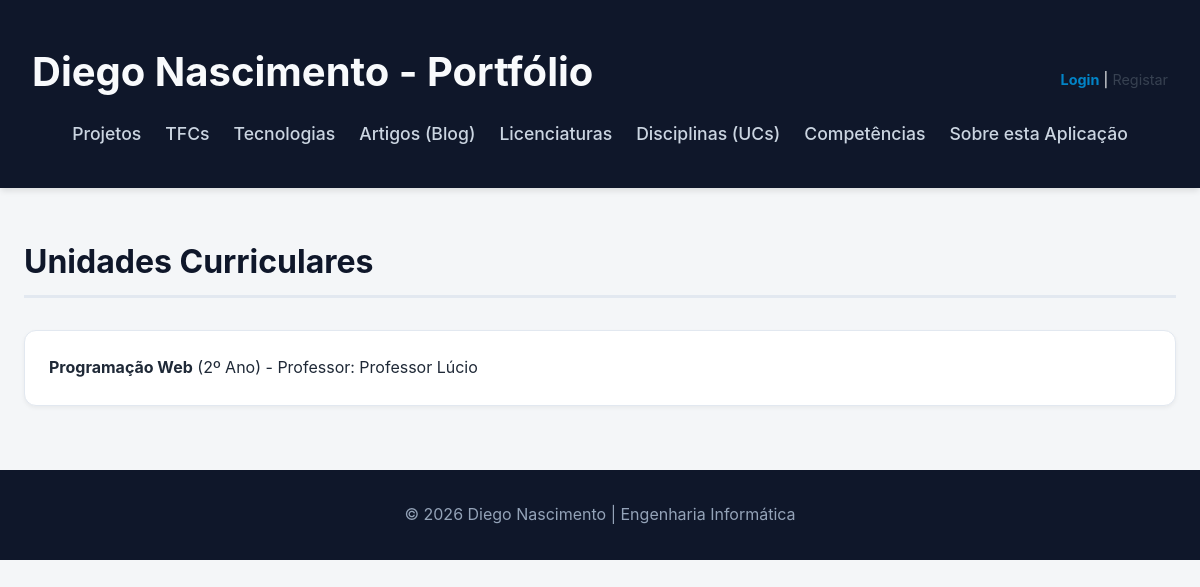
The app's page /ucs/, older data.
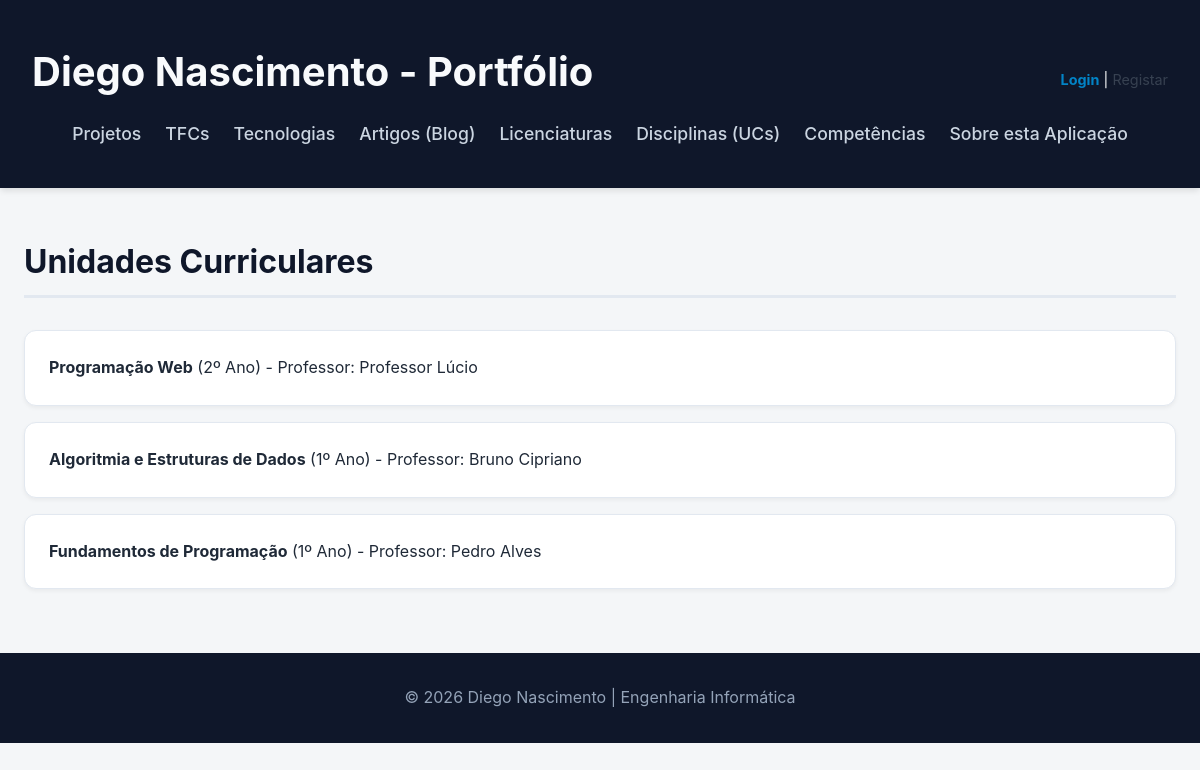
The same page, newer data.
### portfolio/models.py (models this page shows, shortened)
class UnidadeCurricular(models.Model):
    nome = models.CharField(max_length=100)
    ano_curricular = models.IntegerField()
    semestre = models.IntegerField()
    ects = models.IntegerField()
    imagem = models.ImageField(upload_to='ucs/')
    docente_nome = models.CharField(max_length=100)
    docente_link = models.URLField()
    licenciatura = models.ForeignKey(Licenciatura, on_delete=models.CASCADE, related_name='ucs')

### portfolio/views.py (the view)
# urls.py: path('ucs/', views.ucs_view, name='ucs'),
def ucs_view(request):
    ucs = UnidadeCurricular.objects.select_related('licenciatura').all()
    return render(request, 'portfolio/ucs.html', {'ucs': ucs})

### portfolio/templates/portfolio/ucs.html
{% extends "portfolio/base.html" %}
{% block content %}
    <h2>Unidades Curriculares</h2>
    <ul>
        {% for uc in ucs %}
            <li><strong>{{ uc.nome }}</strong> ({{ uc.ano_curricular }}º Ano) - Professor: {{ uc.docente_nome }}</li>
        {% endfor %}
    </ul>
{% endblock %}

Row changes from the older to the newer data that the page shows:
added UnidadeCurricular: nome "Algoritmia e Estruturas de Dados", ano_curricular "1", docente_nome "Bruno Cipriano"
added UnidadeCurricular: nome "Fundamentos de Programação", ano_curricular "1", docente_nome "Pedro Alves"
